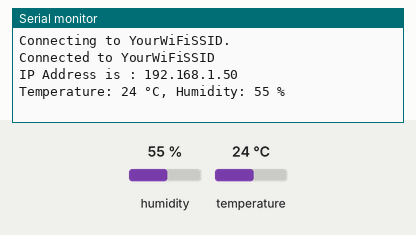
This sketch was run on a simulated ESP32. On the bench: the last lines printed to the serial monitor. The inputs (shaded band) are chosen by the test bench; at power-on: humidity 55 %, temperature 24 °C. WiFi joins after 1.5 s; servers stay silent unless stated.

Above: at 3.7 s.
3.8 s: humidity set to 22 %
At 9.2 s:
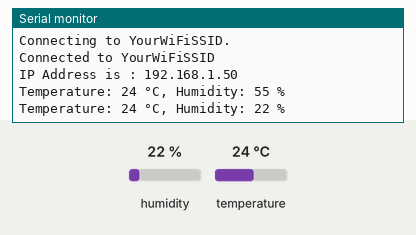
9.7 s: temperature set to 12 °C
At 14.1 s:
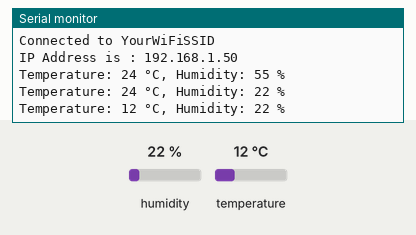
15.6 s: humidity set to 40 %
At 20.2 s:
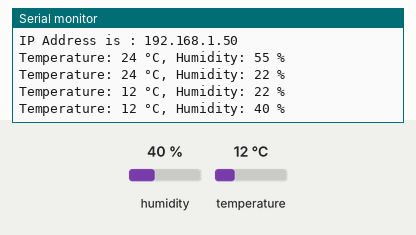
Timing chart, 0 to 21.7 s (numbered marks = the images above; inputs shaded):
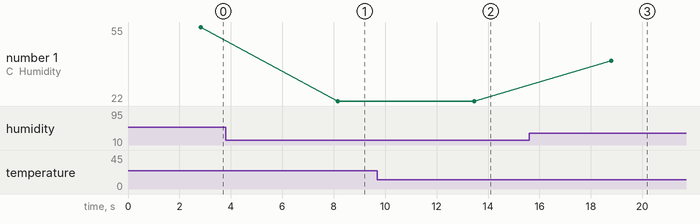

Measured:
- after the input at 3.8 s, the serial monitor: prints a new line after 4.3 s (image 1)
- after the input at 9.7 s, the serial monitor: prints a new line after 3.8 s (image 2)
- after the input at 15.6 s, the serial monitor: prints a new line after 3.2 s (image 3)
- plotted number 1: 55 → 22 after the input at 3.8 s, 22 → 40 after the input at 15.6 s

The sketch:

code.ino
```cpp
#include <WiFi.h>
#include <IOXhop_FirebaseESP32.h>
#include <DHT.h>
#include <WiFiClientSecure.h>
#include <base64.h>

// Replace placeholders with your Firebase credentials
#define FIREBASE_HOST "your-firebase-host.firebaseio.com"
#define FIREBASE_AUTH "your-firebase-auth-token"

#define WIFI_SSID "YourWiFiSSID"
#define WIFI_PASSWORD "YourWiFiPassword"

#define DHT_PIN 4      // Define the pin to which the DATA pin of the DHT sensor is connected
#define DHT_TYPE DHT11 // Set the type of DHT sensor you are using (DHT11 or DHT22)

// Replace placeholders with your email server and credentials
#define SMTP_SERVER "your-smtp-server.com"
#define SMTP_PORT 465
#define EMAIL_FROM "your-email@example.com"
#define EMAIL_PASSWORD "YourEmailPassword"
#define EMAIL_TO "recipient@example.com"
#define EMAIL_SUBJECT "Temperature Alert"

DHT dht(DHT_PIN, DHT_TYPE);
WiFiClientSecure client;

void setup() {
  Serial.begin(9600);
  delay(1000);
  WiFi.begin(WIFI_SSID, WIFI_PASSWORD);
  Serial.print("Connecting to ");
  Serial.print(WIFI_SSID);
  delay(1000);

  while (WiFi.status() != WL_CONNECTED) {
    Serial.print(".");
    delay(500);
  }

  Serial.println();
  Serial.print("Connected to ");
  Serial.println(WIFI_SSID);

  Serial.print("IP Address is : ");
  Serial.println(WiFi.localIP());

  Firebase.begin(FIREBASE_HOST, FIREBASE_AUTH);
}

void sendEmail(float temperature) {
  String emailContent = "Temperature is above 25°C! Current Temperature: " + String(temperature) + " °C";

  client.connect(SMTP_SERVER, SMTP_PORT);
  client.println("EHLO " + WiFi.localIP().toString());
  client.println("AUTH LOGIN");
  client.println(base64::encode(EMAIL_FROM));
  client.println(base64::encode(EMAIL_PASSWORD));
  client.println("MAIL FROM:<" + String(EMAIL_FROM) + ">");
  client.println("RCPT TO:<" + String(EMAIL_TO) + ">");
  client.println("DATA");
  client.println("Subject: " + String(EMAIL_SUBJECT));
  client.println("From: " + String(EMAIL_FROM));
  client.println("To: " + String(EMAIL_TO));
  client.println(emailContent);
  client.println(".");
  client.println("QUIT");
  client.stop();
}

void loop() {
  // Read DHT sensor data
  float temperature = dht.readTemperature();
  float humidity = dht.readHumidity();

  // Round the values to the nearest whole number
  int roundedTemperature = round(temperature);
  int roundedHumidity = round(humidity);

  // Send rounded data to Firebase
  Firebase.setInt("values/temperature", roundedTemperature);
  Firebase.setInt("values/humidity", roundedHumidity);

  // Check if temperature is above 25°C
  if (roundedTemperature > 25) {
    // Send email
    sendEmail(temperature);
  }

  // Print rounded data to Serial Monitor
  Serial.print("Temperature: ");
  Serial.print(roundedTemperature);
  Serial.print(" °C, Humidity: ");
  Serial.print(roundedHumidity);
  Serial.println(" %");

  delay(5000);  // Delay for 5 seconds between Firebase updates
}
```
